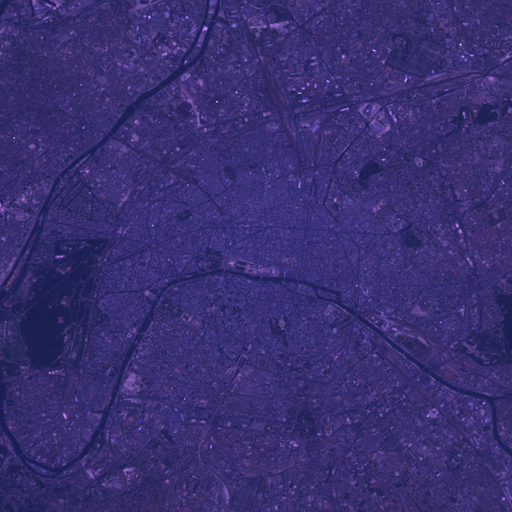
#> input picture image4.tif, 512 x 512 px
$ python Actividad1.py
#> lines starting #> are read from the running program, lines starting #| are printed output that depends on the picture
import cv2
import matplotlib.pyplot as plt
import numpy as np

# Cargar la imagen
imagen = cv2.imread("./image4.tif")
#> imagen is the input picture: shape (512, 512, 3); mean B, G, R 112.7, 47.2, 56.7

# Aplicar ajuste de brillo y contraste
# Alpha controla el contraste y beta controla el brillo
imagen_mejorada = cv2.convertScaleAbs(imagen, alpha=1, beta=30)
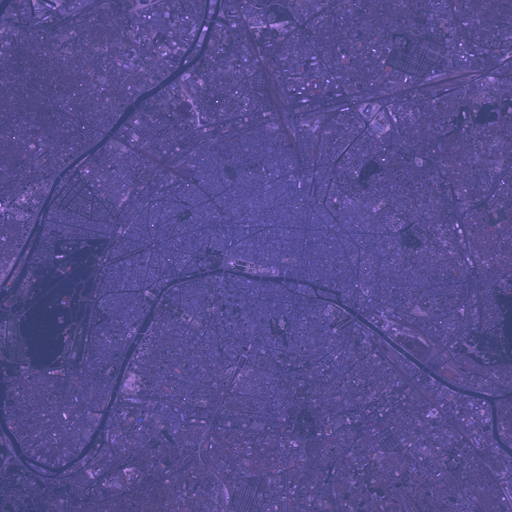
#> imagen_mejorada: shape (512, 512, 3); mean B, G, R 142.7, 77.2, 86.7


# Función para ajuste gamma
def ajuste_gamma(imagen, gamma=1.0):
    inv_gamma = 1.0 / gamma
    tabla = np.array(
        [((i / 255.0) ** inv_gamma) * 255 for i in np.arange(0, 256)]
    ).astype("uint8")
    return cv2.LUT(imagen, tabla)


# Aplicar ajuste gamma a la imagen
gamma = 1

imagen_ajustada_gamma = ajuste_gamma(imagen, gamma)

# Aplicar filtro Gaussiano para eliminar ruido
imagen_filtrada = cv2.GaussianBlur(imagen, (5, 5), 0)

# Ecualización del histograma
imagen_ecualizada = cv2.equalizeHist(cv2.cvtColor(imagen, cv2.COLOR_BGR2GRAY))
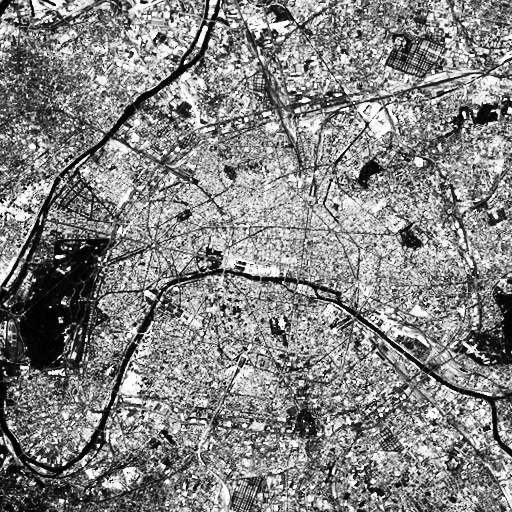
#> imagen_ecualizada: shape (512, 512); min 0, max 255, mean 131.5


#  Operaciones aritmeticas

# Suma de dos imágenes procesadas (por ejemplo, imagen mejorada y ecualizada)
imagen_combinada = cv2.addWeighted(imagen_ajustada_gamma, 0.5, imagen_mejorada, 0.5, 0)
# [22 lines of commented-out code are left out]


def corregir_tinte_violeta(imagen):
    # Convertir la imagen a un espacio de color diferente para trabajar en los canales
    imagen_hsv = cv2.cvtColor(imagen, cv2.COLOR_BGR2HSV)
#> imagen_hsv: shape (512, 512, 3); mean H, S, V 124.2, 149.4, 112.7

    # Ajustar el componente de matiz (Hue) para reducir el tinte violeta
    imagen_hsv[:, :, 0] = np.where(
        imagen_hsv[:, :, 0] >= 100, imagen_hsv[:, :, 0] - 100, imagen_hsv[:, :, 0] + 100
    )
#> imagen_hsv: shape (512, 512, 3); mean H, S, V 24.2, 149.4, 112.7

    # Volver al espacio de color BGR
    imagen_corregida = cv2.cvtColor(imagen_hsv, cv2.COLOR_HSV2BGR)
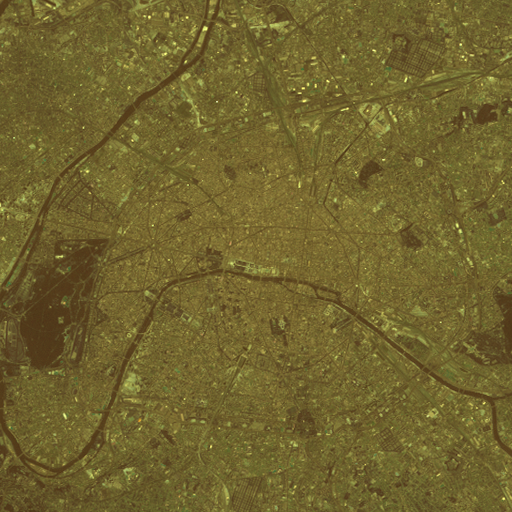
#> imagen_corregida: shape (512, 512, 3); mean B, G, R 46.5, 99.8, 112.6

    return imagen_corregida


# Cargar la imagen satelital con predominio de color violeta

imagen_original = imagen

imagen_corregida = corregir_tinte_violeta(imagen_original)

if imagen_original is not None:
    # Corregir el tinte violeta

    # Mostrar la imagen original y la imagen corregida
    cv2.imshow("Imagen Original", imagen_original)
    cv2.imshow("Imagen Corregida", imagen_corregida)
    cv2.waitKey(0)
    cv2.destroyAllWindows()
else:
    print("No se pudo cargar la imagen. Verifica la ruta y el formato del archivo.")


# Calcular el histograma
histogramaOriginal = cv2.calcHist([imagen], [0], None, [256], [0, 256])
#> histogramaOriginal = 256 values, max 8702 at index 111, min 0 at index 0, mean 1024
histogramaNuevo = cv2.calcHist([imagen_mejorada], [0], None, [256], [0, 256])
#> histogramaNuevo = 256 values, max 8702 at index 141, min 0 at index 0, mean 1024
histogramaNuevo2 = cv2.calcHist([imagen_ajustada_gamma], [0], None, [256], [0, 256])
#> histogramaNuevo2 has the same summary as histogramaOriginal
histogramaNuevo3 = cv2.calcHist([imagen_filtrada], [0], None, [256], [0, 256])
#> histogramaNuevo3 = 256 values, max 11083 at index 112, min 0 at index 0, mean 1024
histograma_ecualizado = cv2.calcHist([imagen_ecualizada], [0], None, [256], [0, 256])
#> histograma_ecualizado = 256 values, max 12836 at index 138, min 0 at index 1, mean 1024
histogramaNuevo4 = cv2.calcHist([imagen_combinada], [0], None, [256], [0, 256])
#> histogramaNuevo4 = 256 values, max 8702 at index 126, min 0 at index 0, mean 1024


# Crear la figura y las subtramas
fig = plt.figure(figsize=(20, 15))

# Imagen Original y su histograma

plt.subplot(6, 6, 1)
plt.imshow(cv2.cvtColor(imagen, cv2.COLOR_BGR2RGB))
plt.title("Imagen Original")
plt.axis("off")

plt.subplot(6, 6, 7)
plt.plot(histogramaOriginal)
plt.title("Histograma Original")

# Imagen Mejorada y su histograma

plt.subplot(6, 6, 2)
plt.imshow(cv2.cvtColor(imagen_mejorada, cv2.COLOR_BGR2RGB))
plt.title("Imagen Mejorada")
plt.axis("off")

plt.subplot(6, 6, 8)
plt.plot(histogramaNuevo)
plt.title("Histograma Mejorado")

# Imagen con Ajuste Gamma y su histograma

plt.subplot(6, 6, 3)
plt.imshow(cv2.cvtColor(imagen_ajustada_gamma, cv2.COLOR_BGR2RGB))
plt.title("Imagen con Ajuste Gamma")
plt.axis("off")

plt.subplot(6, 6, 9)
plt.plot(histogramaNuevo2)
plt.title("Histograma Ajuste Gamma")

# Imagen con Filtrado(Gaussiano) y su histograma

plt.subplot(6, 6, 4)
plt.imshow(cv2.cvtColor(imagen_filtrada, cv2.COLOR_BGR2RGB))
plt.title("Imagen con Filtrado(Gaussiano)")
plt.axis("off")

plt.subplot(6, 6, 10)
plt.plot(histogramaNuevo3)
plt.title("Histograma con Filtrado(Gaussiano)")


# Imagen ecualizada y su histograma
plt.subplot(6, 6, 5)
plt.imshow(
    imagen_ecualizada,
)
plt.title("Imagen Ecualizada")
plt.axis("off")

plt.subplot(6, 6, 11)
plt.plot(histograma_ecualizado)
plt.title("Histograma I.Ecualizada")

# Imagen combinada y su histograma (Operacion aritmetica)
plt.subplot(6, 6, 6)
plt.imshow(imagen_corregida)
plt.title("Imagen Combinada(Aritmética)")
plt.axis("off")

plt.subplot(6, 6, 12)
plt.plot(histogramaNuevo4)
plt.title("Histograma I.Combinada")

# Ajustar el espacio entre las subtramas y mostrar la figura
plt.tight_layout()
plt.show()
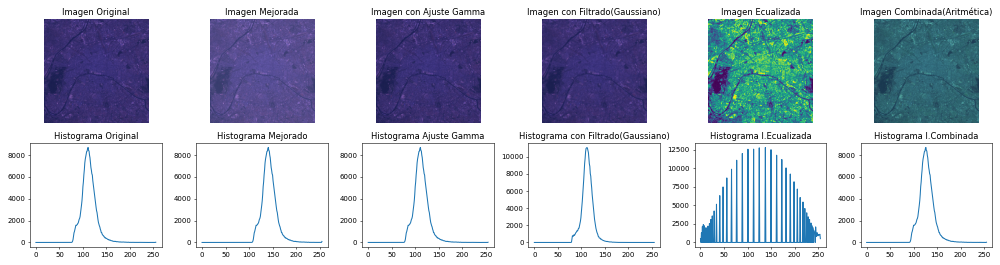
#> figure drawn by matplotlib, 12 panels; B, G, R data is drawn as R, G, B; panel 2: curve peaks at x = 111, y = 8702; panel 4: curve peaks at x = 141, y = 8702; panel 6: curve peaks at x = 111, y = 8702; panel 8: curve peaks at x = 112, y = 11083

$ run again, with image1.png saved as image4.tif
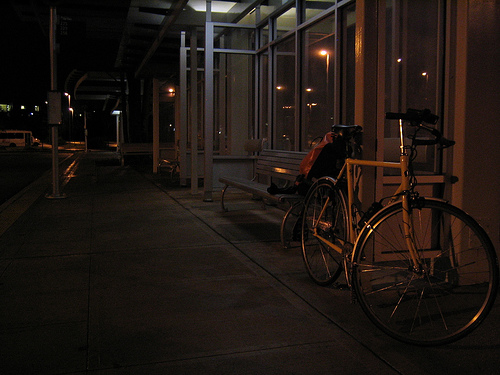
#> input picture image1.png, 500 x 375 px
#> imagen is the input picture: shape (375, 500, 3); mean B, G, R 18.1, 22.9, 30.7
#> `imagen_ecualizada = cv2.equalizeHist(cv2.cvtColor(imagen, cv2.COLOR_BG..`:
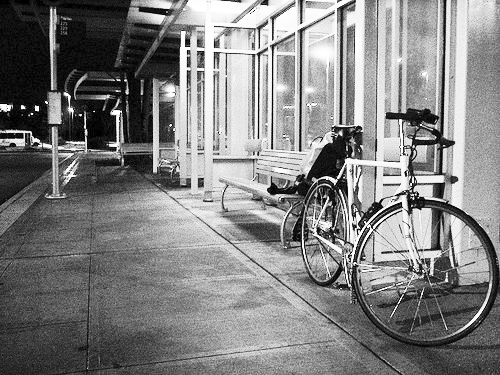
#> imagen_ecualizada: shape (375, 500); min 0, max 255, mean 128.7
#> in corregir_tinte_violeta, `imagen_corregida = cv2.cvtColor(imagen_hsv, cv2.COLOR_HSV2BGR)`:
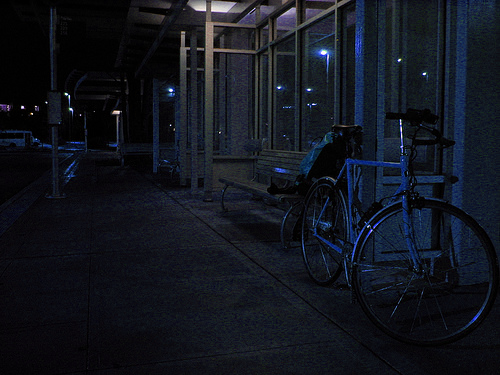
#> imagen_corregida: shape (375, 500, 3); mean B, G, R 30.3, 21.6, 18.1
#> histogramaOriginal = 256 values, max 7188 at index 12, min 0 at index 195, mean 732.4
#> histogramaNuevo = 256 values, max 7188 at index 42, min 0 at index 0, mean 732.4
#> histogramaNuevo2 has the same summary as histogramaOriginal
#> histogramaNuevo3 = 256 values, max 8633 at index 18, min 0 at index 226, mean 732.4
#> histograma_ecualizado = 256 values, max 6385 at index 17, min 0 at index 1, mean 732.4
#> histogramaNuevo4 = 256 values, max 7188 at index 27, min 0 at index 0, mean 732.4

$ run again, with image11.png saved as image4.tif
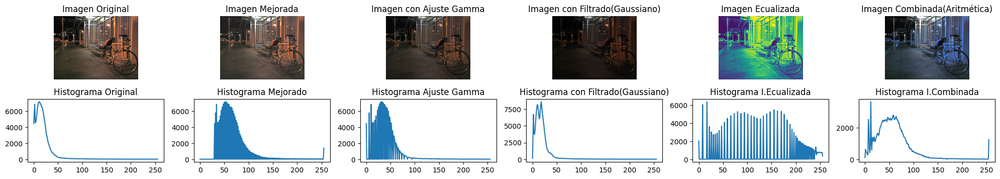
#> input picture image11.png, 1000 x 179 px, shrunk from 1990 x 356 before the run
#> imagen is the input picture: shape (179, 1000, 3); mean B, G, R 210.2, 209.2, 205.2
#> `imagen_ecualizada = cv2.equalizeHist(cv2.cvtColor(imagen, cv2.COLOR_BG..`:
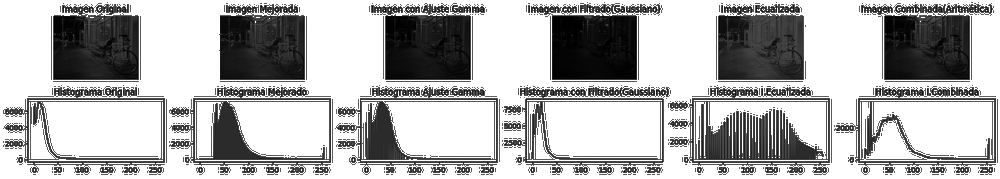
#> imagen_ecualizada: shape (179, 1000); min 0, max 255, mean 177.4
#> in corregir_tinte_violeta, `imagen_corregida = cv2.cvtColor(imagen_hsv, cv2.COLOR_HSV2BGR)`:
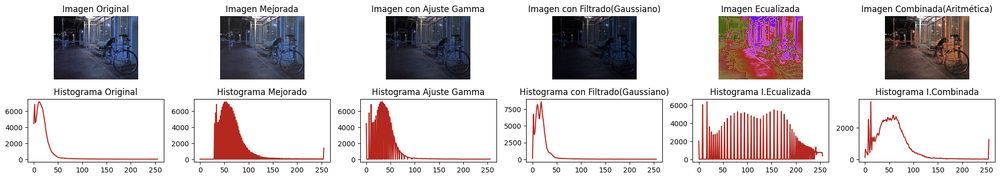
#> imagen_corregida: shape (179, 1000, 3); mean B, G, R 205.5, 203.9, 211.3
#> histogramaOriginal = 256 values, max 112203 at index 255, min 50 at index 159, mean 699.2
#> histogramaNuevo = 256 values, max 126974 at index 255, min 0 at index 0, mean 699.2
#> histogramaNuevo2 has the same summary as histogramaOriginal
#> histogramaNuevo3 = 256 values, max 91443 at index 255, min 0 at index 0, mean 699.2
#> histograma_ecualizado = 256 values, max 111856 at index 255, min 0 at index 42, mean 699.2
#> histogramaNuevo4 = 256 values, max 112203 at index 255, min 0 at index 0, mean 699.2

$ run again, with image111.png saved as image4.tif
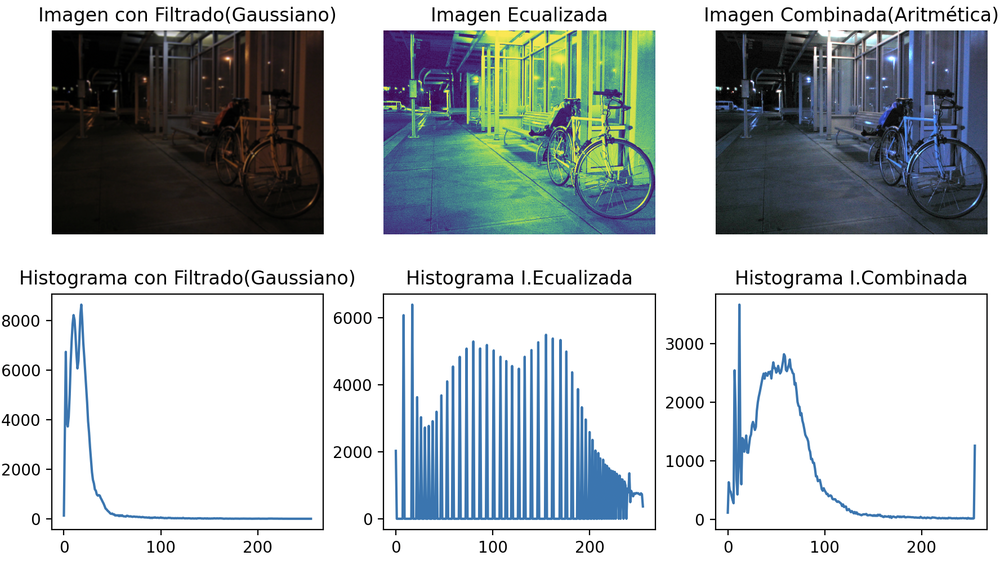
#> input picture image111.png, 1000 x 569 px, shrunk from 1776 x 1010 before the run
#> imagen is the input picture: shape (569, 1000, 3); mean B, G, R 192.7, 191, 184.4
#> `imagen_ecualizada = cv2.equalizeHist(cv2.cvtColor(imagen, cv2.COLOR_BG..`:
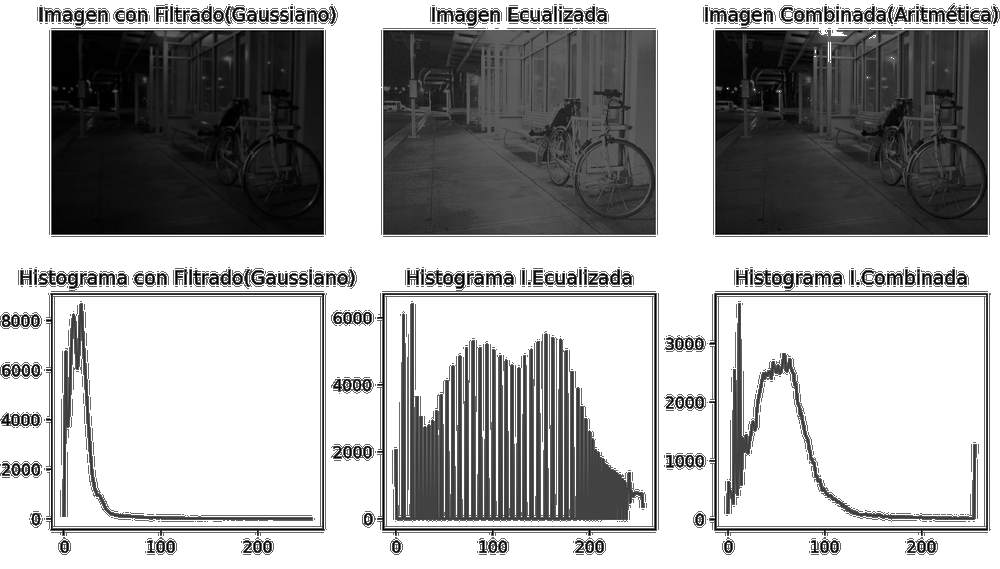
#> imagen_ecualizada: shape (569, 1000); min 0, max 255, mean 168.8
#> in corregir_tinte_violeta, `imagen_corregida = cv2.cvtColor(imagen_hsv, cv2.COLOR_HSV2BGR)`:
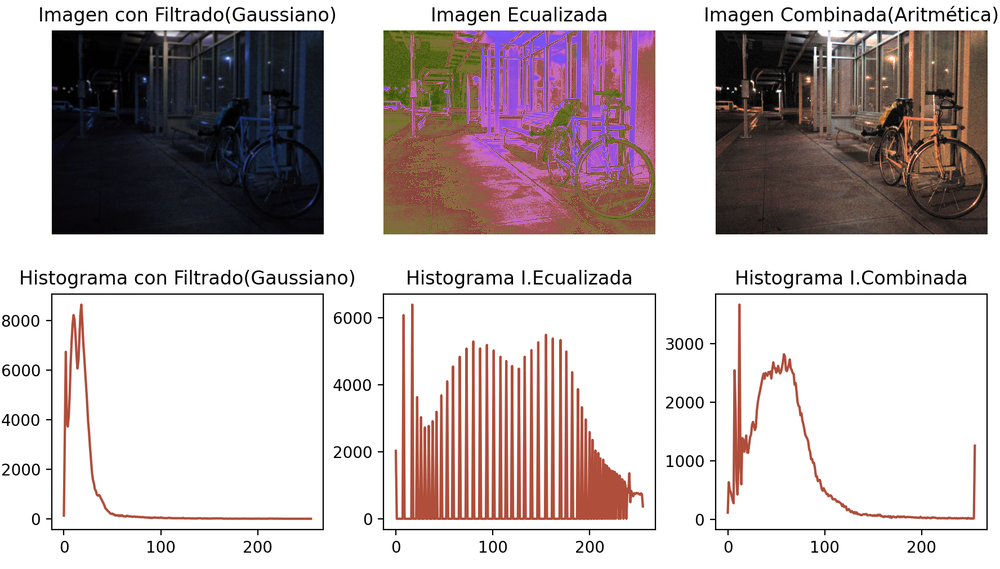
#> imagen_corregida: shape (569, 1000, 3); mean B, G, R 185.2, 184.7, 195.5
#> histogramaOriginal = 256 values, max 326053 at index 255, min 148 at index 162, mean 2222.7
#> histogramaNuevo = 256 values, max 356792 at index 255, min 0 at index 0, mean 2222.7
#> histogramaNuevo2 has the same summary as histogramaOriginal
#> histogramaNuevo3 = 256 values, max 285934 at index 255, min 52 at index 0, mean 2222.7
#> histograma_ecualizado = 256 values, max 325087 at index 255, min 0 at index 8, mean 2222.7
#> histogramaNuevo4 = 256 values, max 326053 at index 255, min 0 at index 0, mean 2222.7
